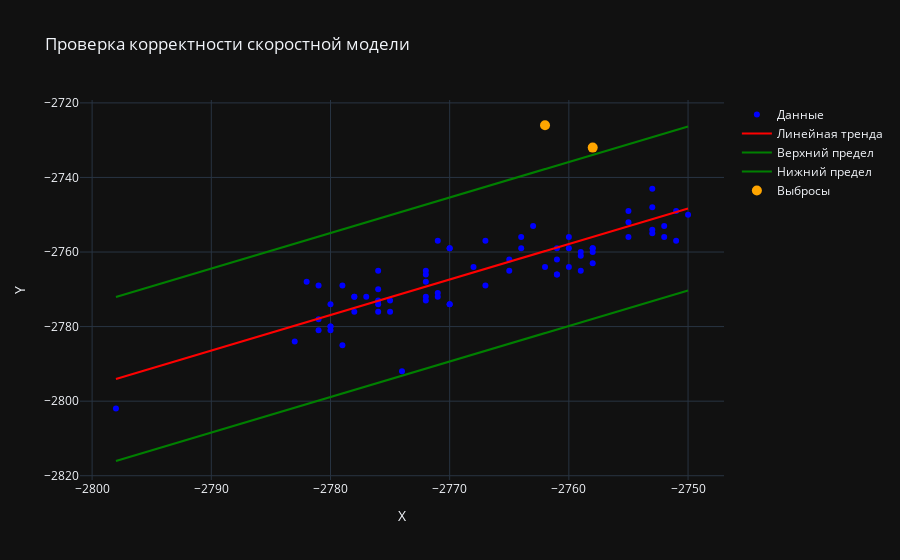

Notebook cell for this chart:
### Code cell
equation_0, r_squared_0, upper_bound_0, lower_bound_0 = proverka_korr_skor_model_1(otbivki_Petrel_well_tops_ASCII, Top_TVDSS, inlines_TVDSS, xlines_TVDSS)
